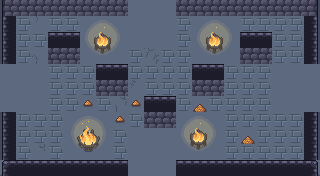

This is a level from a 2D game, rendered from its Tiled map with the project's own tilesets. A one-line summary and the complete map file follow:
An orthogonal 20x11 tile map with 16x16 px tiles, 6 tile layers (ground, dressing, decor, walls, ...), 5 tilesets and 12 objects (5x ENTRY, 5x ENEMY, 2x PROP).

<map version="1.10" tiledversion="1.10.2" orientation="orthogonal" renderorder="right-down" width="20" height="11" tilewidth="16" tileheight="16" infinite="0" nextlayerid="8" nextobjectid="13">
 <tileset firstgid="1" name="wall" tilewidth="16" tileheight="16" tilecount="493" columns="17">
  <image source="../../../gfx/tiles/cove/walls_floor.png" width="272" height="464" />
 </tileset>
 <tileset firstgid="494" name="cracks" tilewidth="16" tileheight="16" tilecount="120" columns="8">
  <image source="../../../gfx/tiles/cove/cracks_floor.png" width="128" height="240" />
 </tileset>
 <tileset firstgid="614" name="wallcracks" tilewidth="16" tileheight="16" tilecount="256" columns="8">
  <image source="../../../gfx/tiles/cove/cracks_walls.png" width="128" height="512" />
 </tileset>
 <tileset firstgid="870" name="objects" tilewidth="16" tileheight="16" tilecount="216" columns="24">
  <image source="../../../gfx/tiles/cove/objects.png" width="384" height="144" />
 </tileset>
 <tileset firstgid="1086" name="fire" tilewidth="16" tileheight="16" tilecount="198" columns="11">
  <image source="../../../gfx/tiles/cove/fire.png" width="176" height="288" />
  <tile id="0">
   <animation>
    <frame tileid="0" duration="150" />
    <frame tileid="33" duration="150" />
    <frame tileid="66" duration="150" />
    <frame tileid="99" duration="150" />
    <frame tileid="132" duration="150" />
    <frame tileid="165" duration="150" />
   </animation>
  </tile>
  <tile id="1">
   <animation>
    <frame tileid="1" duration="150" />
    <frame tileid="34" duration="150" />
    <frame tileid="67" duration="150" />
    <frame tileid="100" duration="150" />
    <frame tileid="133" duration="150" />
    <frame tileid="166" duration="150" />
   </animation>
  </tile>
  <tile id="2">
   <animation>
    <frame tileid="2" duration="150" />
    <frame tileid="35" duration="150" />
    <frame tileid="68" duration="150" />
    <frame tileid="101" duration="150" />
    <frame tileid="134" duration="150" />
    <frame tileid="167" duration="150" />
   </animation>
  </tile>
  <tile id="3">
   <animation>
    <frame tileid="3" duration="150" />
    <frame tileid="36" duration="150" />
    <frame tileid="69" duration="150" />
    <frame tileid="102" duration="150" />
    <frame tileid="135" duration="150" />
    <frame tileid="168" duration="150" />
   </animation>
  </tile>
  <tile id="4">
   <animation>
    <frame tileid="4" duration="150" />
    <frame tileid="37" duration="150" />
    <frame tileid="70" duration="150" />
    <frame tileid="103" duration="150" />
    <frame tileid="136" duration="150" />
    <frame tileid="169" duration="150" />
   </animation>
  </tile>
  <tile id="5">
   <animation>
    <frame tileid="5" duration="150" />
    <frame tileid="38" duration="150" />
    <frame tileid="71" duration="150" />
    <frame tileid="104" duration="150" />
    <frame tileid="137" duration="150" />
    <frame tileid="170" duration="150" />
   </animation>
  </tile>
  <tile id="6">
   <animation>
    <frame tileid="6" duration="150" />
    <frame tileid="39" duration="150" />
    <frame tileid="72" duration="150" />
    <frame tileid="105" duration="150" />
    <frame tileid="138" duration="150" />
    <frame tileid="171" duration="150" />
   </animation>
  </tile>
  <tile id="7">
   <animation>
    <frame tileid="7" duration="150" />
    <frame tileid="40" duration="150" />
    <frame tileid="73" duration="150" />
    <frame tileid="106" duration="150" />
    <frame tileid="139" duration="150" />
    <frame tileid="172" duration="150" />
   </animation>
  </tile>
  <tile id="8">
   <animation>
    <frame tileid="8" duration="150" />
    <frame tileid="41" duration="150" />
    <frame tileid="74" duration="150" />
    <frame tileid="107" duration="150" />
    <frame tileid="140" duration="150" />
    <frame tileid="173" duration="150" />
   </animation>
  </tile>
  <tile id="9">
   <animation>
    <frame tileid="9" duration="150" />
    <frame tileid="42" duration="150" />
    <frame tileid="75" duration="150" />
    <frame tileid="108" duration="150" />
    <frame tileid="141" duration="150" />
    <frame tileid="174" duration="150" />
   </animation>
  </tile>
  <tile id="10">
   <animation>
    <frame tileid="10" duration="150" />
    <frame tileid="43" duration="150" />
    <frame tileid="76" duration="150" />
    <frame tileid="109" duration="150" />
    <frame tileid="142" duration="150" />
    <frame tileid="175" duration="150" />
   </animation>
  </tile>
  <tile id="11">
   <animation>
    <frame tileid="11" duration="150" />
    <frame tileid="44" duration="150" />
    <frame tileid="77" duration="150" />
    <frame tileid="110" duration="150" />
    <frame tileid="143" duration="150" />
    <frame tileid="176" duration="150" />
   </animation>
  </tile>
  <tile id="12">
   <animation>
    <frame tileid="12" duration="150" />
    <frame tileid="45" duration="150" />
    <frame tileid="78" duration="150" />
    <frame tileid="111" duration="150" />
    <frame tileid="144" duration="150" />
    <frame tileid="177" duration="150" />
   </animation>
  </tile>
  <tile id="13">
   <animation>
    <frame tileid="13" duration="150" />
    <frame tileid="46" duration="150" />
    <frame tileid="79" duration="150" />
    <frame tileid="112" duration="150" />
    <frame tileid="145" duration="150" />
    <frame tileid="178" duration="150" />
   </animation>
  </tile>
  <tile id="14">
   <animation>
    <frame tileid="14" duration="150" />
    <frame tileid="47" duration="150" />
    <frame tileid="80" duration="150" />
    <frame tileid="113" duration="150" />
    <frame tileid="146" duration="150" />
    <frame tileid="179" duration="150" />
   </animation>
  </tile>
  <tile id="15">
   <animation>
    <frame tileid="15" duration="150" />
    <frame tileid="48" duration="150" />
    <frame tileid="81" duration="150" />
    <frame tileid="114" duration="150" />
    <frame tileid="147" duration="150" />
    <frame tileid="180" duration="150" />
   </animation>
  </tile>
  <tile id="16">
   <animation>
    <frame tileid="16" duration="150" />
    <frame tileid="49" duration="150" />
    <frame tileid="82" duration="150" />
    <frame tileid="115" duration="150" />
    <frame tileid="148" duration="150" />
    <frame tileid="181" duration="150" />
   </animation>
  </tile>
  <tile id="17">
   <animation>
    <frame tileid="17" duration="150" />
    <frame tileid="50" duration="150" />
    <frame tileid="83" duration="150" />
    <frame tileid="116" duration="150" />
    <frame tileid="149" duration="150" />
    <frame tileid="182" duration="150" />
   </animation>
  </tile>
  <tile id="18">
   <animation>
    <frame tileid="18" duration="150" />
    <frame tileid="51" duration="150" />
    <frame tileid="84" duration="150" />
    <frame tileid="117" duration="150" />
    <frame tileid="150" duration="150" />
    <frame tileid="183" duration="150" />
   </animation>
  </tile>
  <tile id="19">
   <animation>
    <frame tileid="19" duration="150" />
    <frame tileid="52" duration="150" />
    <frame tileid="85" duration="150" />
    <frame tileid="118" duration="150" />
    <frame tileid="151" duration="150" />
    <frame tileid="184" duration="150" />
   </animation>
  </tile>
  <tile id="20">
   <animation>
    <frame tileid="20" duration="150" />
    <frame tileid="53" duration="150" />
    <frame tileid="86" duration="150" />
    <frame tileid="119" duration="150" />
    <frame tileid="152" duration="150" />
    <frame tileid="185" duration="150" />
   </animation>
  </tile>
  <tile id="21">
   <animation>
    <frame tileid="21" duration="150" />
    <frame tileid="54" duration="150" />
    <frame tileid="87" duration="150" />
    <frame tileid="120" duration="150" />
    <frame tileid="153" duration="150" />
    <frame tileid="186" duration="150" />
   </animation>
  </tile>
  <tile id="22">
   <animation>
    <frame tileid="22" duration="150" />
    <frame tileid="55" duration="150" />
    <frame tileid="88" duration="150" />
    <frame tileid="121" duration="150" />
    <frame tileid="154" duration="150" />
    <frame tileid="187" duration="150" />
   </animation>
  </tile>
  <tile id="23">
   <animation>
    <frame tileid="23" duration="150" />
    <frame tileid="56" duration="150" />
    <frame tileid="89" duration="150" />
    <frame tileid="122" duration="150" />
    <frame tileid="155" duration="150" />
    <frame tileid="188" duration="150" />
   </animation>
  </tile>
  <tile id="24">
   <animation>
    <frame tileid="24" duration="150" />
    <frame tileid="57" duration="150" />
    <frame tileid="90" duration="150" />
    <frame tileid="123" duration="150" />
    <frame tileid="156" duration="150" />
    <frame tileid="189" duration="150" />
   </animation>
  </tile>
  <tile id="25">
   <animation>
    <frame tileid="25" duration="150" />
    <frame tileid="58" duration="150" />
    <frame tileid="91" duration="150" />
    <frame tileid="124" duration="150" />
    <frame tileid="157" duration="150" />
    <frame tileid="190" duration="150" />
   </animation>
  </tile>
  <tile id="26">
   <animation>
    <frame tileid="26" duration="150" />
    <frame tileid="59" duration="150" />
    <frame tileid="92" duration="150" />
    <frame tileid="125" duration="150" />
    <frame tileid="158" duration="150" />
    <frame tileid="191" duration="150" />
   </animation>
  </tile>
  <tile id="27">
   <animation>
    <frame tileid="27" duration="150" />
    <frame tileid="60" duration="150" />
    <frame tileid="93" duration="150" />
    <frame tileid="126" duration="150" />
    <frame tileid="159" duration="150" />
    <frame tileid="192" duration="150" />
   </animation>
  </tile>
  <tile id="28">
   <animation>
    <frame tileid="28" duration="150" />
    <frame tileid="61" duration="150" />
    <frame tileid="94" duration="150" />
    <frame tileid="127" duration="150" />
    <frame tileid="160" duration="150" />
    <frame tileid="193" duration="150" />
   </animation>
  </tile>
  <tile id="29">
   <animation>
    <frame tileid="29" duration="150" />
    <frame tileid="62" duration="150" />
    <frame tileid="95" duration="150" />
    <frame tileid="128" duration="150" />
    <frame tileid="161" duration="150" />
    <frame tileid="194" duration="150" />
   </animation>
  </tile>
  <tile id="30">
   <animation>
    <frame tileid="30" duration="150" />
    <frame tileid="63" duration="150" />
    <frame tileid="96" duration="150" />
    <frame tileid="129" duration="150" />
    <frame tileid="162" duration="150" />
    <frame tileid="195" duration="150" />
   </animation>
  </tile>
  <tile id="31">
   <animation>
    <frame tileid="31" duration="150" />
    <frame tileid="64" duration="150" />
    <frame tileid="97" duration="150" />
    <frame tileid="130" duration="150" />
    <frame tileid="163" duration="150" />
    <frame tileid="196" duration="150" />
   </animation>
  </tile>
  <tile id="32">
   <animation>
    <frame tileid="32" duration="150" />
    <frame tileid="65" duration="150" />
    <frame tileid="98" duration="150" />
    <frame tileid="131" duration="150" />
    <frame tileid="164" duration="150" />
    <frame tileid="197" duration="150" />
   </animation>
  </tile>
 </tileset>
 <layer id="1" name="ground" width="20" height="11">
  <data encoding="csv">
251,251,251,251,251,251,251,251,251,251,251,251,251,251,251,251,251,251,251,251,
251,251,251,251,251,251,251,251,251,251,251,251,251,251,251,251,251,251,251,251,
251,251,251,251,251,251,251,251,251,251,251,251,251,251,251,251,251,251,251,251,
251,251,251,251,251,251,251,251,251,251,251,251,251,251,251,251,251,251,251,251,
251,251,251,251,251,251,251,251,251,251,251,251,251,251,251,251,251,251,251,251,
251,251,251,251,251,251,251,251,251,251,251,251,251,251,251,251,251,251,251,251,
251,251,251,251,251,251,251,251,251,251,251,251,251,251,251,251,251,251,251,251,
251,251,251,251,251,251,251,251,251,251,251,251,251,251,251,251,251,251,251,251,
251,251,251,251,251,251,251,251,251,251,251,251,251,251,251,251,251,251,251,251,
251,251,251,251,251,251,251,251,251,251,251,251,251,251,251,251,251,251,251,251,
251,251,251,251,251,251,251,251,251,251,251,251,251,251,251,251,251,251,251,251
</data>
 </layer>
 <layer id="2" name="dressing" width="20" height="11">
  <data encoding="csv">
0,0,637,626,0,0,0,0,0,0,0,0,633,0,0,632,627,0,0,0,
0,232,603,232,232,1094,1095,1096,0,0,0,232,1094,1095,1096,232,232,232,232,0,
0,232,232,0,0,1105,0,1107,0,0,0,232,1105,0,1107,0,0,232,232,0,
0,232,595,0,0,1116,1117,1118,232,608,232,232,1116,1117,1118,0,0,232,232,0,
0,0,0,232,232,232,0,0,232,232,232,232,0,0,232,232,232,0,0,0,
0,0,0,232,232,232,0,0,601,232,232,232,0,0,232,232,232,0,0,0,
0,0,0,232,232,1052,232,607,1052,0,0,232,910,232,232,232,232,0,0,0,
0,232,232,232,1091,1092,1093,1052,232,0,0,1094,1095,1096,232,232,232,232,232,0,
0,232,232,232,1102,0,1104,232,0,0,0,1105,0,1107,232,910,232,232,232,0,
0,232,598,232,1113,1114,1115,232,0,0,0,1116,1117,1118,232,232,232,232,232,0,
0,0,0,0,0,0,0,0,0,0,0,0,0,0,0,0,0,0,0,0
</data>
 </layer>
 <layer id="3" name="decor" width="20" height="11">
  <data encoding="csv">
0,0,0,0,0,0,0,0,0,0,0,0,0,0,0,0,0,0,0,0,
0,0,0,0,0,0,0,0,0,0,0,0,0,0,0,0,0,0,0,0,
0,0,0,0,0,0,0,0,0,0,0,0,0,0,0,0,0,0,0,0,
0,0,0,0,0,0,0,0,0,0,0,0,0,0,0,0,0,0,0,0,
0,0,0,0,0,0,0,0,0,0,0,0,0,0,0,0,0,0,0,0,
0,0,0,0,0,0,0,0,0,0,0,0,0,0,0,0,0,0,0,0,
0,0,0,0,0,0,0,0,0,0,0,0,0,0,0,0,0,0,0,0,
0,0,0,0,0,0,0,0,0,0,0,0,0,0,0,0,0,0,0,0,
0,0,0,0,0,0,0,0,0,0,0,0,0,0,0,0,0,0,0,0,
0,0,0,0,0,0,0,0,0,0,0,0,0,0,0,0,0,0,0,0,
0,0,0,0,0,0,0,0,0,0,0,0,0,0,0,0,0,0,0,0
</data>
 </layer>
 <layer id="4" name="walls" width="20" height="11">
  <data encoding="csv">
70,71,71,71,71,71,71,71,0,0,0,71,71,71,71,71,71,71,71,72,
36,0,0,0,0,0,0,0,0,0,0,0,0,0,0,0,0,0,0,38,
36,0,0,0,0,0,0,0,0,0,0,0,0,0,0,0,0,0,0,38,
36,0,0,0,0,0,0,0,0,0,0,0,0,0,0,0,0,0,0,38,
0,0,0,0,0,0,0,0,0,0,0,0,0,0,0,0,0,0,0,0,
0,0,0,0,0,0,0,0,0,0,0,0,0,0,0,0,0,0,0,0,
0,0,0,0,0,0,0,0,0,0,0,0,0,0,0,0,0,0,0,0,
36,0,0,0,0,0,0,0,0,0,0,0,0,0,0,0,0,0,0,38,
36,0,0,0,0,0,0,0,0,0,0,0,0,0,0,0,0,0,0,38,
36,0,0,0,0,0,0,0,0,0,0,0,0,0,0,0,0,0,0,38,
19,20,20,20,20,20,20,20,0,0,0,20,20,20,20,20,20,20,20,21
</data>
 </layer>
 <layer id="5" name="props" width="20" height="11">
  <data encoding="csv">
0,0,0,0,0,0,0,0,0,0,0,0,0,0,0,0,0,0,0,0,
0,0,0,0,0,0,0,0,0,0,0,0,0,0,0,0,0,0,0,0,
0,0,0,20,20,0,1106,0,0,0,0,0,0,1106,0,20,20,0,0,0,
0,0,0,71,71,0,0,0,0,0,0,0,0,0,0,71,71,0,0,0,
0,0,0,0,0,0,20,20,0,0,0,0,20,20,0,0,0,0,0,0,
0,0,0,0,0,0,71,71,0,0,0,0,71,71,0,0,0,0,0,0,
0,0,0,0,0,0,0,0,0,20,20,0,0,0,0,0,0,0,0,0,
0,0,0,0,0,0,0,0,0,71,71,0,0,0,0,0,0,0,0,0,
0,0,0,0,0,1103,0,0,0,0,0,0,1106,0,0,0,0,0,0,0,
0,0,0,0,0,0,0,0,0,0,0,0,0,0,0,0,0,0,0,0,
0,0,0,0,0,0,0,0,0,0,0,0,0,0,0,0,0,0,0,0
</data>
 </layer>
 <layer id="6" name="overhead" width="20" height="11">
  <data encoding="csv">
0,0,0,0,0,0,0,0,0,0,0,0,0,0,0,0,0,0,0,0,
0,0,0,0,0,0,0,0,0,0,0,0,0,0,0,0,0,0,0,0,
0,0,0,0,0,0,0,0,0,0,0,0,0,0,0,0,0,0,0,0,
0,0,0,0,0,0,0,0,0,0,0,0,0,0,0,0,0,0,0,0,
0,0,0,0,0,0,0,0,0,0,0,0,0,0,0,0,0,0,0,0,
0,0,0,0,0,0,0,0,0,0,0,0,0,0,0,0,0,0,0,0,
0,0,0,0,0,0,0,0,0,0,0,0,0,0,0,0,0,0,0,0,
0,0,0,0,0,0,0,0,0,0,0,0,0,0,0,0,0,0,0,0,
0,0,0,0,0,0,0,0,0,0,0,0,0,0,0,0,0,0,0,0,
0,0,0,0,0,0,0,0,0,0,0,0,0,0,0,0,0,0,0,0,
0,0,0,0,0,0,0,0,0,0,0,0,0,0,0,0,0,0,0,0
</data>
 </layer>
 <objectgroup id="7" name="spawns">
  <object id="1" name="UP" type="ENTRY" x="152" y="24" />
  <object id="2" name="DOWN" type="ENTRY" x="152" y="152" />
  <object id="3" name="LEFT" type="ENTRY" x="24" y="88" />
  <object id="4" name="RIGHT" type="ENTRY" x="296" y="88" />
  <object id="5" name="" type="ENTRY" x="168" y="88" />
  <object id="6" name="" type="ENEMY" x="152" y="56" />
  <object id="7" name="" type="ENEMY" x="232" y="56" />
  <object id="8" name="" type="ENEMY" x="184" y="88" />
  <object id="9" name="" type="ENEMY" x="72" y="72" />
  <object id="10" name="" type="ENEMY" x="72" y="120" />
  <object id="11" name="torch" type="PROP" x="56" y="168" />
  <object id="12" name="torch" type="PROP" x="264" y="168" />
 </objectgroup>
</map>
